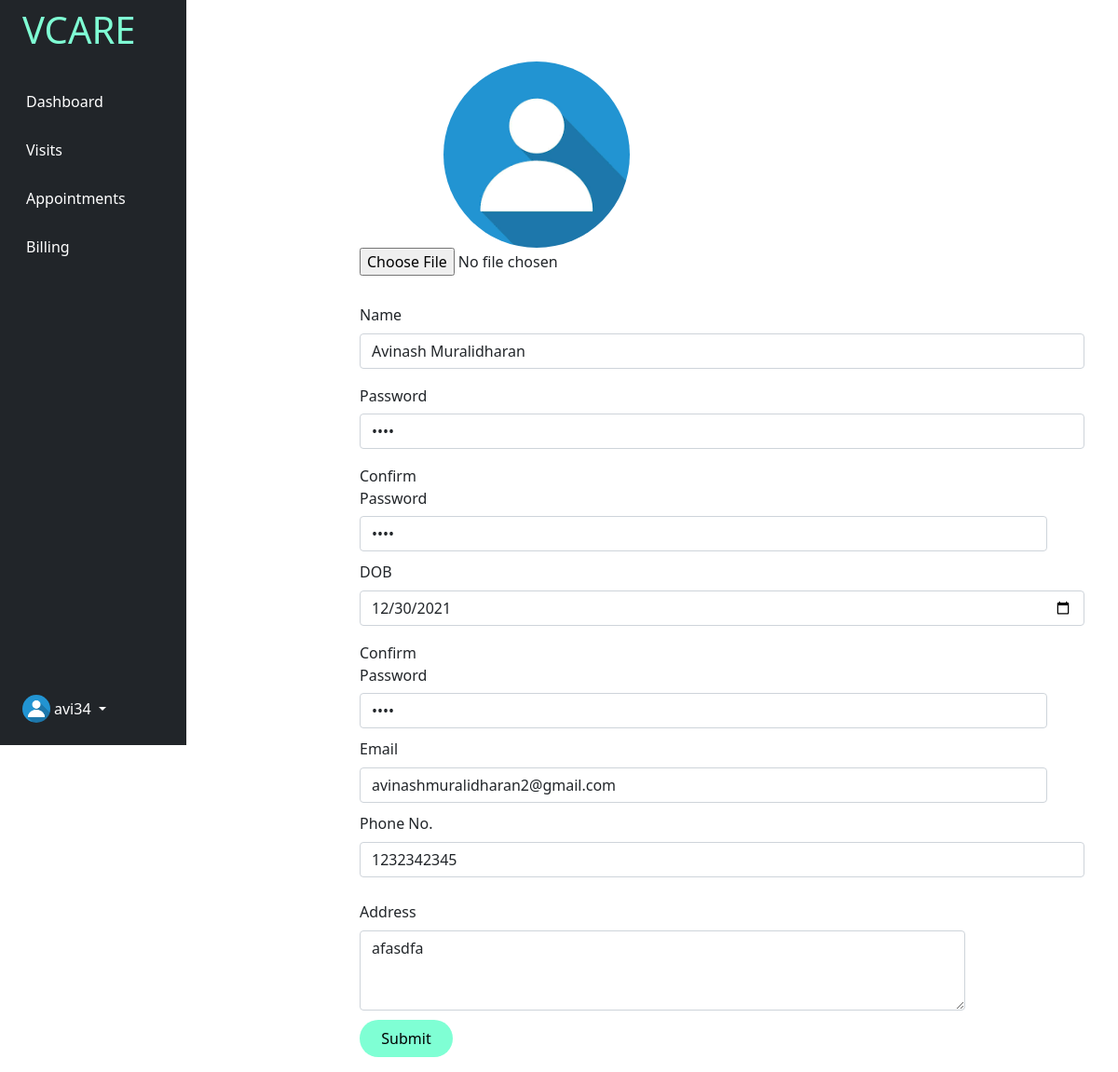
The app's page /pprofile (signed in), older data.
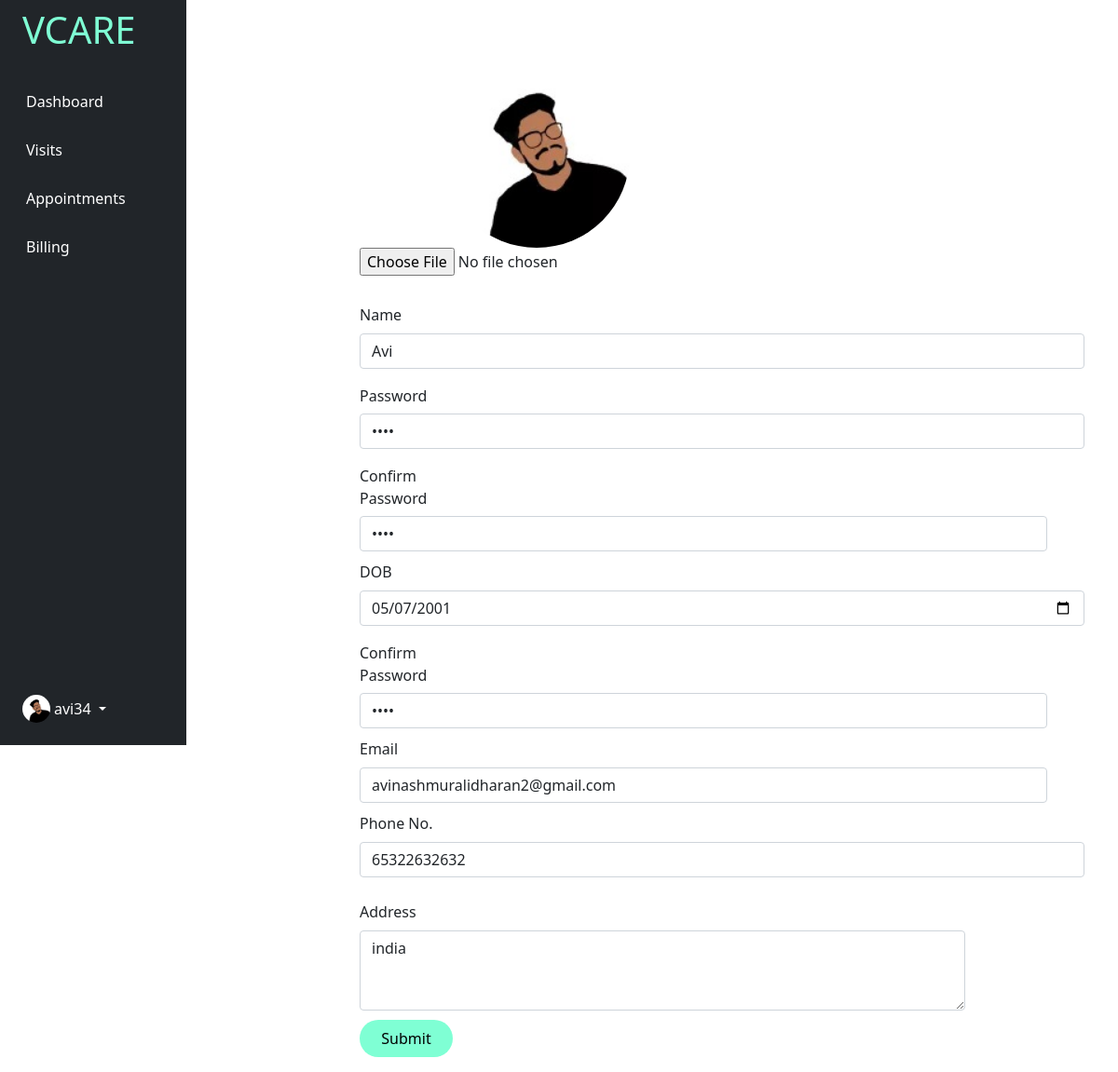
The same page, newer data.
### tables this page shows
CREATE TABLE LOGIN(
    U_NAME VARCHAR2(10) PRIMARY KEY,
    PWD VARCHAR2(10) NOT NULL,
    TYPE  VARCHAR2(10) NOT NULL,
    DPLOC VARCHAR2(50) NOT NULL);

CREATE TABLE PATIENT(
    PAT_ID INTEGER PRIMARY KEY AUTOINCREMENT,
    PAT_NAME VARCHAR2(10) NOT NULL,
    U_NAME REFERENCES LOGIN(U_NAME),
    PAT_DOB DATE NOT NULL,
    PAT_GENDER VARCHAR2(6) NOT NULL,
    PAT_ADDRESS VARCHAR2(50) NOT NULL,
    PAT_PHONE NUMBER(10) NOT NULL,
    PAT_EMAIL VARCHAR2(20) NOT NULL);

### app.py (the view)
@app.route('/pprofile', methods=['GET', 'POST'])
def editprof():
    uname = session["name"]
    con = sqlite3.connect("database.db")
    cur = con.cursor()
    cur.execute(
        "SELECT PWD,DPLOC FROM LOGIN WHERE U_NAME='{un}'".format(un=uname))
    acc = cur.fetchall()
    for i in acc:
        pwd = i[0]
        dp = i[1]
    cur.execute("SELECT *FROM PATIENT WHERE U_NAME='{un}'".format(un=uname))
    pdata = cur.fetchall()
    return render_template('pprofile.html', pdata=pdata, dp=dp, pwd=pwd)

### templates/pprofile.html (shortened to what this page needs)
{% extends "dashbase.html" %}
{% block head %}
{{ super() }}
{% endblock %}
{% block content %}
<div class="container" style="margin-top:20px;margin-left:50px;">
    <form enctype="multipart/form-data" class="needs-validation" style="margin-left:50px;" method="POST"
        action="/pprofile/"
        oninput='confirmPassword.setCustomValidity(confirmPassword.value != newPassword.value ? true : false)'
        novalidate>
        <div class="row">
            <div class="col">
                <img class="fluid "
                    style="border-radius:100%;margin-top:30px;margin-left:90px;width:200px;height:200px;display:inline-flex;"
                    src="{{url_for('static',filename=dp)}}">
            </div>
        </div>
        <div class="row">
            <div class="col">
                <input type="file" name="profilePic" value="{{dp}}}}" accept="image/*">
            </div>
        </div>
        {% for i in pdata %}
        <div class='row' style="margin-top:30px;">
            <div class='col'>
                <label for="name" class="form-label">Name</label>
                <input type="text" class="form-control" name="name" value="{{i[1]}}" required>
            </div>
        </div>
        <div class="row" style="margin-top:10px;">
            <div class="col">
                <label for="inputPassword" class="col-sm-2 col-form-label">Password</label>
                <input type="password" class="form-control" id="password" value="{{pwd}}" name="pwd" required>
            </div>
        </div>
        <div class="row" style="margin-top:10px;">
            <div class="col" style="margin-right: 40px;">
                <label for="inputPassword" class="col-sm-2 col-form-label">Confirm Password</label>
                <input type="password" class="form-control" id="password" value="{{pwd}}" name=" cpwd"
                    placeholder="blazing@rickroll42" required>
            </div>
        </div>
        <div class="row" style="margin-top:10px;">
            <div class="col">
                <label for="dob" class="form-label">DOB</label>
                <input type="date" class="form-control" id="dob" value="{{i[3]}}" name="dob" required>
            </div>
        </div>
        <div class="row" style="margin-top:10px;">
            <div class="col" style="margin-right: 40px;">
                <label for="inputPassword" class="col-sm-2 col-form-label">Confirm Password</label>
                <input type="password" class="form-control" id="password" value="{{pwd}}" name=" cpwd"
                    placeholder="blazing@rickroll42" required>
            </div>
        </div>
        <div class="row" style="margin-top:10px;">
            <div class="col" style="margin-right: 40px;">
                <label for="email" class="form-label">Email</label>
                <input type="email" class="form-control" value="{{i[7]}}" id="email" name="email" required>
            </div>
        </div>
        <div class="row" style="margin-top:10px;">
            <div class="col">
                <label for="phone" class="form-label">Phone No.</label>
                <input type="text" class="form-control" value="{{i[6]}}" id="phone" name="phone"
                    placeholder="9642902469" required>
            </div>
        </div>
        <div class="row" style="margin-top:10px;">
            <div class="col">
                <label for="address" style="margin-top:15px;" class="form-label">Address</label>
                <textarea class="form-control" id="address" style="width: 650px;" rows="3"
                    placeholder="27 The Other St,Porters Lake,NS B3E 1H4, Canada" name="address"
                    required>{{i[5]}}</textarea>
            </div>
        </div>
        <div class="row">
            <div class="col">
                <input class="input--style-3 "
                    style='margin-top:10px;border-radius:30px;border:none;background-color:aquamarine;border:none;color:black;width:100px;height:40px;'
                    type="submit" name="submit">
            </div>
        </div>
    </form>
</div>
{% endfor %}
{% endblock content %}

### templates/dashbase.html (shortened to what this page needs)
<!DOCTYPE html>
<head>
    {% block head %}
    <link rel="stylesheet" href="{{ url_for('static',filename='css/bootstrap.min.css') }}">
    <link rel="stylesheet" href="{{ url_for('static',filename='css/styles.css') }}">
    <link rel="stylesheet" href="{{ url_for('static',filename='css/card.css') }}">
    <link rel="stylesheet" href="{{ url_for('static',filename='css/sidebars.css') }}">
    {% endblock %}
</head>
<body id="body">
    <div class="container-fluid">
        <div class="row flex-nowrap">
            <div class="col-auto col-md-3 col-xl-2 px-sm-2 px-0 bg-dark fixed-top">
                <div class="d-flex flex-column align-items-center align-items-sm-start px-3 pt-2 text-white min-vh-100">
                    <a href="/"
                        class="d-flex align-items-center pb-3 mb-md-0 me-md-auto text-white text-decoration-none">
                        <span class="fs-5 d-none d-sm-inline">
                            <h1 style="color:aquamarine;">VCARE</h1>
                        </span>
                    </a>
                    <ul class="nav nav-pills flex-column mb-sm-auto mb-0 align-items-center align-items-sm-start"
                        id="menu">
                        <li>
                            <a href="/pdashboard" class="nav-link px-0 align-middle">
                                 <span class="ms-1 d-none d-sm-inline"
                                    style="color:white;">Dashboard</span></a>
                        </li>
                        <li>
                            <a href="/pvisit" class="nav-link px-0 align-middle">
                                 <span class="ms-1 d-none d-sm-inline"
                                    style="color:white;">Visits</span></a>
                        </li>
                        <li>
                            <a href="/pappointment" class="nav-link px-0 align-middle">
                                 <span class="ms-1 d-none d-sm-inline"
                                    style="color:white;">Appointments</span></a>
                        </li>
                        <li>
                            <a href="/billing" class="nav-link px-0 align-middle">
                                 <span class="ms-1 d-none d-sm-inline"
                                    style="color:white;">Billing</span></a>
                        </li>
                    </ul>
                    <div class="dropdown pb-4">
                        <a href="#" class="d-flex align-items-center text-white text-decoration-none dropdown-toggle"
                            id="dropdownUser1" data-bs-toggle="dropdown" aria-expanded="false">
                            {% if dp %}
                            <img src="{{url_for('static',filename=dp)}}" width="30" height="30" class="rounded-circle">
                            {% endif %}
                            <span class="d-none d-sm-inline mx-1">{{session.name}}</span>
                        </a>
                    </div>
                </div>
            </div>
            <div class="col py-3" style="margin-left:250px;margin-right:50px;">
                {% block content %}
                {% endblock %}
            </div>
        </div>
    </div>
</body>
</html>

Row changes from the older to the newer data that the page shows:
no longer on this page (row edited): PATIENT: name "Avinash Muralidharan", dob "12/30/2021", email "avinashmuralidharan2@gmail.com", phone "1232342345", address "afasdfa"
changed LOGIN: DPLOC: picture added in place of a placeholder
now on this page (row edited): PATIENT: name "Avi", dob "05/07/2001", email "avinashmuralidharan2@gmail.com", phone "65322632632", address "india"
